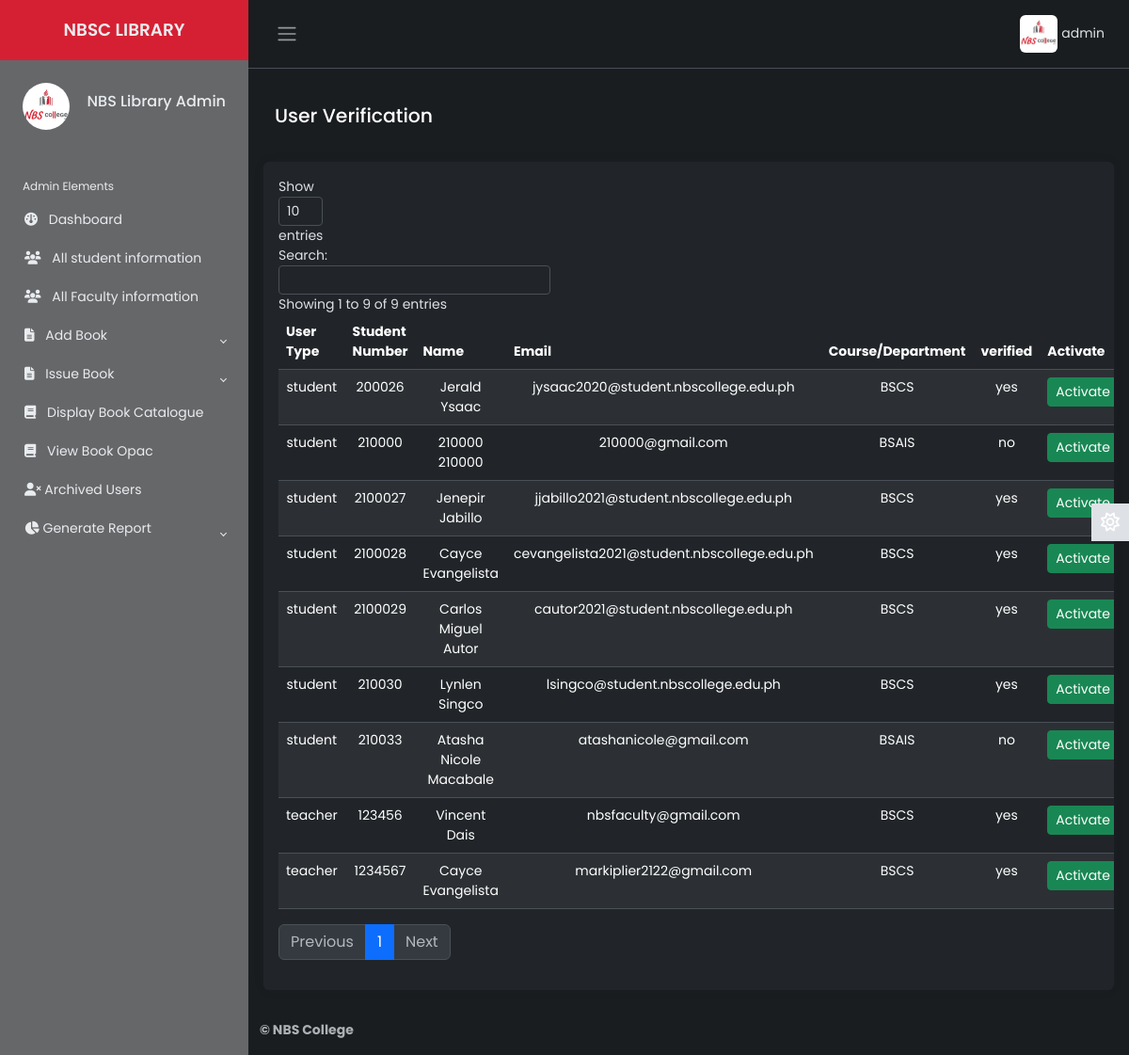
/Source/librarian/status.php (signed in), run on an earlier commit of the app's database.
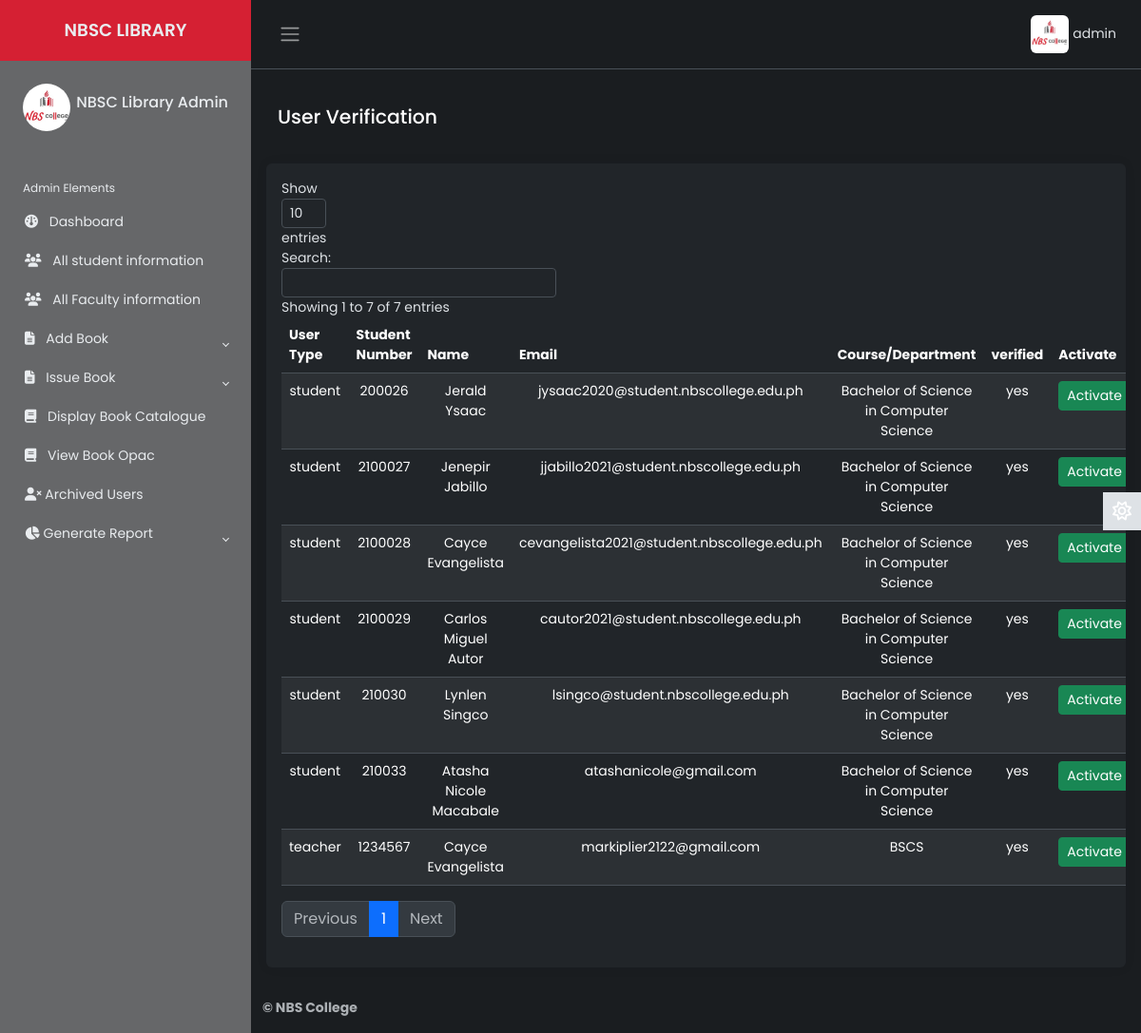
And on a later commit of the database.
### tables this page shows
CREATE TABLE `lib_registration` (
  `id` int(2) NOT NULL,
  `name` varchar(50) NOT NULL,
  `username` varchar(20) NOT NULL,
  `password` varchar(20) NOT NULL,
  `email` varchar(50) NOT NULL,
  `phone` varchar(20) NOT NULL,
  `address` varchar(100) NOT NULL,
  `photo` varchar(500) NOT NULL,
  `status` varchar(7) NOT NULL
);

CREATE TABLE `student` (
  `student_number` varchar(20) NOT NULL,
  `first_name` varchar(50) NOT NULL,
  `last_name` varchar(50) NOT NULL,
  `middle_name` varchar(50) NOT NULL,
  `email` varchar(50) NOT NULL,
  `course` varchar(250) NOT NULL,
  `year` varchar(20) NOT NULL,
  `semester` varchar(20) NOT NULL,
  `password` varchar(100) NOT NULL,
  `user_type` varchar(7) NOT NULL,
  `photo` varchar(500) NOT NULL,
  `status` varchar(7) NOT NULL,
  `vkey` varchar(255) NOT NULL,
  `verified` varchar(3) NOT NULL
);

CREATE TABLE `teacher` (
  `id_number` varchar(20) NOT NULL,
  `first_name` varchar(50) NOT NULL,
  `last_name` varchar(50) NOT NULL,
  `middle_name` varchar(50) NOT NULL,
  `email` varchar(50) NOT NULL,
  `dept` varchar(50) NOT NULL,
  `password` varchar(50) NOT NULL,
  `user_type` varchar(50) NOT NULL,
  `photo` varchar(5000) NOT NULL,
  `status` varchar(7) NOT NULL,
  `vkey` varchar(255) NOT NULL,
  `verified` varchar(3) NOT NULL
);

### Source/librarian/status.php (the view, shortened to what the changed rows need)
        <?php
    include 'inc/connection.php';
    include 'inc/header.php';
 ?>
            <main class="content px-3 py-2">
            <br>
            <div class="card border-0">
                        <div class="card-body">
                            <table class="table table-hover text-center table-striped" id="dtBasicExample">
                                <thead>
                                    <tr>
                                        <th scope="col">User Type</th>
                                        <th scope="col">Student Number</th>
                                        <th scope="col">Name</th>
                                        <th scope="col">Email</th>
                                        <th scope="col">Course/Department</th>
                                        <th scope="col">verified</th>
                                        <th>Activate</th>
                                    </tr>
                                </thead>
                                <tbody>
                                <?php
                                        $res= mysqli_query($link, "select * from student");
                                        while ($row=mysqli_fetch_array($res)) {
                                            echo "<tr>";
                                            echo "<td>"; echo $row["user_type"]; echo "</td>";
                                            echo "<td>"; echo $row["student_number"]; echo "</td>";
                                            echo "<td>"; echo $row["first_name"]; "<td>"; echo " "; echo $row["last_name"]; echo "</td>";
                                            echo "<td>"; echo $row["email"]; echo "</td>";
                                            echo "<td>"; echo $row["course"]; echo "</td>";
                                            echo "<td>"; echo $row["verified"]; echo "</td>";
                                            echo "<td>";
                                                ?>
                                                <button class='btn btn-success btn-sm' onclick="activateUserConfirmation('<?php echo $row["student_number"]; ?>', '<?php echo $row["first_name"] . ' ' . $row["last_name"]; ?>')">Activate</button>
                                                <?php
                                            echo "</td>";
                                                ?>
                                                <?php
                                            echo "</tr>";
                                        }
                                        $res1= mysqli_query($link, "select * from teacher");
                                        while ($row1=mysqli_fetch_array($res1)) {
                                            echo "<tr>";
                                            echo "<td>"; echo $row1["user_type"]; echo "</td>";
                                            echo "<td>"; echo $row1["id_number"]; echo "</td>";
                                            echo "<td>"; echo $row1["first_name"]; "<td>"; echo " "; echo $row1["last_name"]; echo "</td>";
                                            echo "<td>"; echo $row1["email"]; echo "</td>";
                                            echo "<td>"; echo $row1["dept"]; echo "</td>";
                                            echo "<td>"; echo $row1["verified"]; echo "</td>";
                                            echo "<td>";
                                                ?>
                                                <button class='btn btn-success btn-sm' onclick="activateUserConfirmation('<?php echo $row1["id_number"]; ?>', '<?php echo $row1["first_name"] . ' ' . $row1["last_name"]; ?>')">Activate</button>
                                                <?php
                                            echo "</td>";
                                                ?>
                                                <?php
                                            echo "</tr>";
                                        }
                                   ?>
                                </tbody>
                            </table>
                        </div>
                    </div>
</main>

### Source/librarian/inc/header.php (shortened to what the changed rows need)
<?php
    include 'inc/connection.php';
 ?>
<!DOCTYPE html>
<html lang="en" data-bs-theme="dark">
<head>
    <link href="https://cdn.datatables.net/v/dt/jszip-3.10.1/dt-2.0.3/b-3.0.1/b-html5-3.0.1/b-print-3.0.1/datatables.min.css" rel="stylesheet">
    <link rel="stylesheet" href="inc/css/bootstrap.min.css">
    <link rel="stylesheet" href="inc/css/custom1.css">
    <link rel="stylesheet" href="inc/css/animate.css">
</head>
<body>
    <div class="wrapper">
    <aside id="sidebar" class="js-sidebar">
            <div class="h-100">
                <ul class="sidebar-nav">
                    <li class="sidebar-header">
                        <span>
                        <?php
                            $res = mysqli_query($link, "select * from lib_registration where username='".$_SESSION['username']."'");
                            while ($row = mysqli_fetch_array($res)){
                                ?><img src="<?php echo $row["photo"]; ?> " height="50px" width="50px" alt="something wrong" class="rounded-circle"></a> <?php
                            }
                        ?>
                        </span>
                        <h6 style="float: right; margin-top: 10px;">
							<?php
								$res = mysqli_query($link, "select * from lib_registration where username='".$_SESSION['username']."'");
								while ($row = mysqli_fetch_array($res)){
								$name  =  $row["name"];
								echo $name;
								}
							?>
            			</h6>
                    </li>
                    <br>
                </ul>
            </div>
        </aside>
        <div class="main">
            <nav class="navbar navbar-expand px-3 border-bottom">
                <div class="navbar-collapse navbar">
                        <ul class="navbar-nav" style="margin-right:10px;">
                        <li class="nav-item dropdown">
								<?php
                                     $res = mysqli_query($link, "select * from lib_registration where username='".$_SESSION['username']."'");
                                     while ($row = mysqli_fetch_array($res)){
                                         ?><a href="#" data-bs-toggle="dropdown" class="nav-icon pe-md-0" style="color: inherit;"><img src="<?php echo $row["photo"]; ?>" alt=""class="avatar img-fluid rounded"> <span><?php echo $_SESSION["username"]; ?></span></a> <?php
                                     }
                                ?>
                        </li>
                    </ul>
                </div>
            </nav>
</body>
</html>

What changed in the data, as far as the page shows it:
removed student: user_type "student", student_number "210000", first_name "210000", last_name "210000", email "210000@gmail.com", course "BSAIS", verified "no"
removed teacher: user_type "teacher", id_number "123456", first_name "Vincent", last_name "Dais", email "nbsfaculty@gmail.com", dept "BSCS", verified "yes"
changed lib_registration: name "NBS Library Admin" → "NBSC Library Admin"
changed student "Jerald": course "BSCS" → "Bachelor of Science in Computer Science"
changed student "Jenepir": course "BSCS" → "Bachelor of Science in Computer Science"
changed student "Cayce": course "BSCS" → "Bachelor of Science in Computer Science"
changed student "Carlos Miguel": course "BSCS" → "Bachelor of Science in Computer Science"
changed student "Lynlen": course "BSCS" → "Bachelor of Science in Computer Science"
changed student "Atasha Nicole": course "BSAIS" → "Bachelor of Science in Computer Science"; verified "no" → "yes"
Also different on the page:
text written by a page script: "Show entries Search: Showing 1 to 9 of 9 entries Previous 1 Next" → "Show entries Search: Showing 1 to 7 of 7 entries Previous 1 Next"
